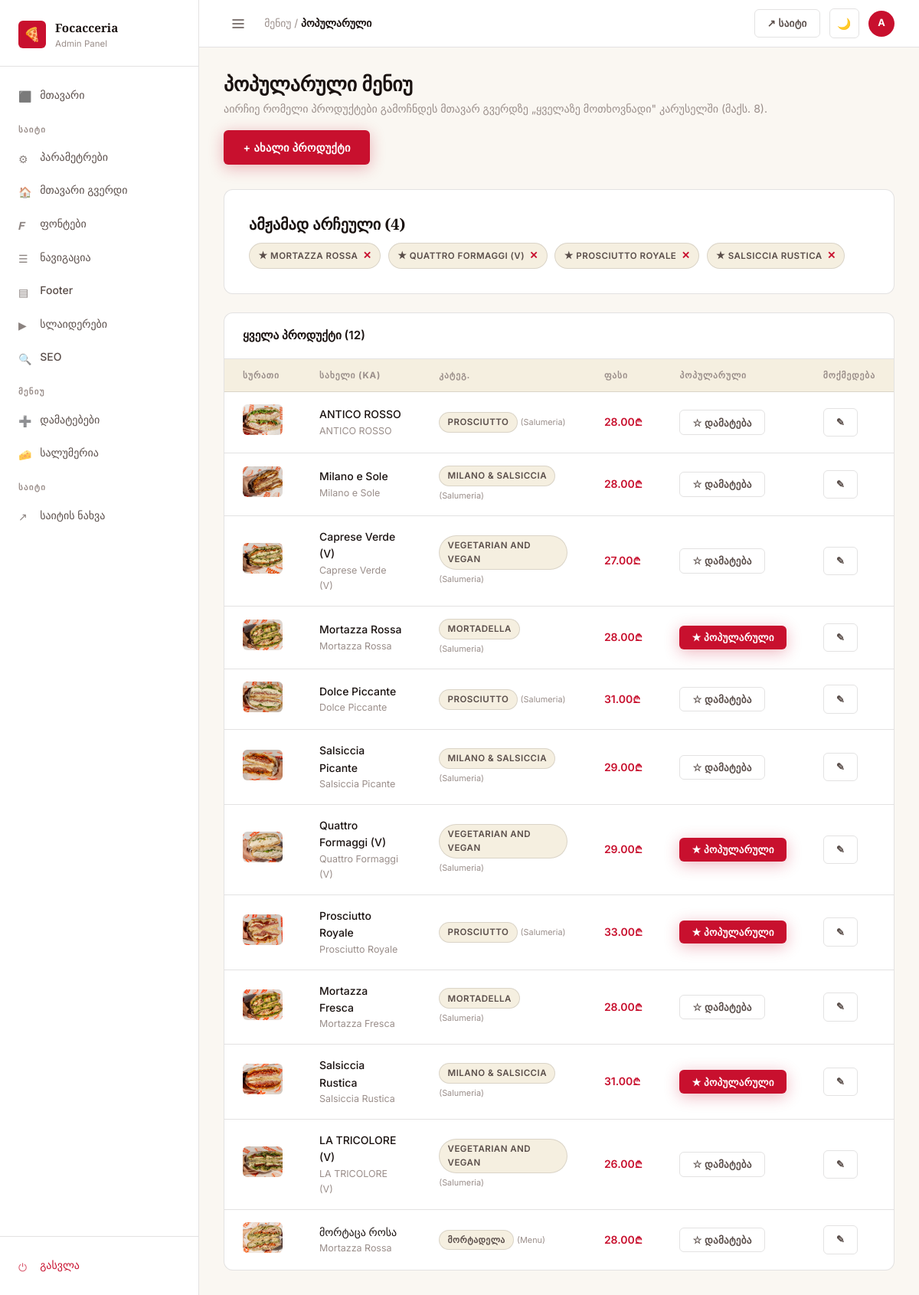
The page /dashboard/menu/popular/ (signed in) on the database its author committed.
### menu/models.py (models this page shows, shortened)
class MenuItem(models.Model):
    UNIT_CHOICES = [
        ('', 'ერთეული'),
        ('100g', '100 გრ'),
        ('portion', 'პორცია'),
    ]
    category = models.ForeignKey(MenuCategory, on_delete=models.CASCADE, related_name='items')
    name_ka = models.CharField(max_length=200)
    name_en = models.CharField(max_length=200)
    description_ka = models.TextField(blank=True)
    description_en = models.TextField(blank=True)
    price = models.DecimalField(max_digits=8, decimal_places=2)
    price_unit = models.CharField(max_length=20, choices=UNIT_CHOICES, blank=True)
    image = models.ImageField(upload_to='menu/', blank=True, null=True)
    order = models.PositiveIntegerField(default=0)
    is_available = models.BooleanField(default=True)
    is_featured = models.BooleanField(default=False)
    tags = models.CharField(max_length=200, blank=True, help_text='Comma-separated tags: vegan, vegetarian, spicy, new')
    badge_ka = models.CharField(max_length=50, blank=True, help_text='e.g. ახალი, ყველაზე პოპ.')
    badge_en = models.CharField(max_length=50, blank=True, help_text='e.g. New, Most Popular')
    class Meta:
        ordering = ['order']

class MenuCategory(models.Model):
    PAGE_CHOICES = [
        ('menu', 'Menu'),
        ('salumeria', 'Salumeria'),
    ]
    name_ka = models.CharField(max_length=100)
    name_en = models.CharField(max_length=100)
    slug = models.SlugField(unique=True)
    description_ka = models.TextField(blank=True)
    description_en = models.TextField(blank=True)
    page = models.CharField(max_length=20, choices=PAGE_CHOICES, default='menu')
    order = models.PositiveIntegerField(default=0)
    is_active = models.BooleanField(default=True)
    class Meta:
        ordering = ['order']
        verbose_name_plural = 'Menu Categories'

### dashboard/views.py (the view)
# urls.py: path('menu/popular/', views.popular_menu, name='popular_menu'),
@login_required
def popular_menu(request):
    categories = MenuCategory.objects.all()
    items = MenuItem.objects.select_related('category').all()
    featured_items = MenuItem.objects.filter(is_featured=True).select_related('category')
    return render(request, 'dashboard/popular_menu.html', {
        'categories': categories,
        'items': items,
        'featured_items': featured_items,
        'featured_count': featured_items.count(),
    })

### core/models.py (called while the page is built)
    @classmethod
    def get_settings(cls):
        obj, _ = cls.objects.get_or_create(pk=1)
        return obj

    @classmethod
    def get_settings(cls):
        obj, _ = cls.objects.get_or_create(pk=1)
        return obj

### templates/dashboard/popular_menu.html (shortened to what this page needs)
{% extends 'dashboard/base.html' %}
{% block breadcrumb %}მენიუ / <strong>პოპულარული</strong>{% endblock %}
{% block content %}
<div class="page-header">
  <div>
    <h1 class="page-title">პოპულარული მენიუ</h1>
    <p class="page-subtitle">აირჩიე რომელი პროდუქტები გამოჩნდეს მთავარ გვერდზე „ყველაზე მოთხოვნადი" კარუსელში (მაქს. 8).</p>
  </div>
  <a href="{% url 'item_add' %}" class="btn btn-primary">+ ახალი პროდუქტი</a>
</div>
<div class="form-card" style="margin-bottom:1.5rem;">
  <h4 style="margin-bottom:.75rem;font-family:var(--font-serif);">ამჟამად არჩეული ({{ featured_count }})</h4>
  {% if featured_items %}
  <div style="display:flex;flex-wrap:wrap;gap:.6rem;">
    {% for item in featured_items %}
    <span class="badge badge-ghost" style="display:flex;align-items:center;gap:.4rem;padding:.4rem .7rem;">
      ★ {{ item.name_ka }}
      <form method="post" action="{% url 'popular_menu_toggle' item.pk %}" style="display:inline;">
        <button type="submit" style="background:none;border:none;cursor:pointer;color:var(--accent);font-weight:700;">✕</button>
      </form>
    </span>
    {% endfor %}
  </div>
  {% else %}
  <p style="color:var(--text-muted);">პროდუქტი არჩეული არ არის — ქვემოთ ცხრილში დააჭირე ★-ს რომ დაამატო.</p>
  {% endif %}
</div>
<div class="table-card">
  <div class="table-card-header">
    <span class="table-card-title">ყველა პროდუქტი ({{ items|length }})</span>
  </div>
  <table class="data-table">
    <thead>
      <tr>
        <th>სურათი</th>
        <th>სახელი (KA)</th>
        <th>კატეგ.</th>
        <th>ფასი</th>
        <th>პოპულარული</th>
        <th>მოქმედება</th>
      </tr>
    </thead>
    <tbody>
      {% for item in items %}
      <tr>
        <td>
          {% if item.image %}
          <img src="{{ item.image.url }}" style="width:52px;height:40px;object-fit:cover;border-radius:var(--radius-sm);">
          {% else %}
          <div style="width:52px;height:40px;background:var(--bg-surface);border-radius:var(--radius-sm);display:flex;align-items:center;justify-content:center;font-size:1.2rem;">🥪</div>
          {% endif %}
        </td>
        <td>
          <div style="font-weight:500;">{{ item.name_ka }}</div>
          <div style="font-size:.78rem;color:var(--text-muted);">{{ item.name_en }}</div>
        </td>
        <td>
          <span class="badge badge-ghost" style="font-size:.72rem;">{{ item.category.name_ka }}</span>
          <span style="font-size:.68rem;color:var(--text-muted);">({{ item.category.get_page_display }})</span>
        </td>
        <td style="font-weight:600;color:var(--accent);">{{ item.price }}₾</td>
        <td>
          <form method="post" action="{% url 'popular_menu_toggle' item.pk %}">
            <button type="submit" class="btn btn-sm {% if item.is_featured %}btn-primary{% else %}btn-ghost{% endif %}">
              {% if item.is_featured %}★ პოპულარული{% else %}☆ დამატება{% endif %}
            </button>
          </form>
        </td>
        <td>
          <div class="td-actions">
            <a href="{% url 'item_edit' item.pk %}" class="btn btn-ghost btn-sm">✎</a>
          </div>
        </td>
      </tr>
      {% endfor %}
    </tbody>
  </table>
</div>
{% endblock %}

### templates/dashboard/base.html (shortened to what this page needs)
<!DOCTYPE html>
<html lang="ka" data-theme="light">
<head>
  {% load static %}
  <link rel="stylesheet" href="{% static 'css/brand.css' %}">
  <link rel="stylesheet" href="{% static 'css/dashboard.css' %}">
</head>
<body>
{% load static %}
<div class="db-layout">
  <aside class="db-sidebar">
    <div class="sidebar-brand">
      <div class="sidebar-brand-logo">🍕</div>
      <div class="sidebar-brand-text">
        <div class="sidebar-brand-name">Focacceria</div>
        <div class="sidebar-brand-sub">Admin Panel</div>
      </div>
    </div>
    <nav class="sidebar-nav">
      <div class="nav-section">
        <a href="{% url 'dashboard_home' %}" class="nav-link {% block nav_home %}{% endblock %}">
          <span class="icon">⬛</span> მთავარი
        </a>
      </div>
      <div class="nav-section">
        <div class="nav-section-label">საიტი</div>
        <a href="{% url 'site_settings' %}" class="nav-link {% block nav_settings %}{% endblock %}">
          <span class="icon">⚙</span> პარამეტრები
        </a>
        <a href="{% url 'homepage_settings' %}" class="nav-link {% block nav_homepage %}{% endblock %}">
          <span class="icon">🏠</span> მთავარი გვერდი
        </a>
        <a href="{% url 'font_settings' %}" class="nav-link {% block nav_fonts %}{% endblock %}">
          <span class="icon">𝑭</span> ფონტები
        </a>
        <a href="{% url 'navigation' %}" class="nav-link {% block nav_navigation %}{% endblock %}">
          <span class="icon">☰</span> ნავიგაცია
        </a>
        <a href="{% url 'footer' %}" class="nav-link {% block nav_footer %}{% endblock %}">
          <span class="icon">▤</span> Footer
        </a>
        <a href="{% url 'sliders' %}" class="nav-link {% block nav_sliders %}{% endblock %}">
          <span class="icon">▶</span> სლაიდერები
        </a>
        <a href="{% url 'seo_settings' %}" class="nav-link {% block nav_seo %}{% endblock %}">
          <span class="icon">🔍</span> SEO
        </a>
      </div>
      <div class="nav-section">
        <div class="nav-section-label">მენიუ</div>
        <a href="{% url 'addons' %}" class="nav-link {% block nav_addons %}{% endblock %}">
          <span class="icon">➕</span> დამატებები
        </a>
        <a href="{% url 'salumeria_dashboard' %}" class="nav-link {% block nav_salumeria %}{% endblock %}">
          <span class="icon">🧀</span> სალუმერია
        </a>
      </div>
      <div class="nav-section">
        <div class="nav-section-label">საიტი</div>
        <a href="/" target="_blank" class="nav-link">
          <span class="icon">↗</span> საიტის ნახვა
        </a>
      </div>
    </nav>
    <div class="sidebar-footer">
      <a href="{% url 'dashboard_logout' %}" class="nav-link" style="color:var(--accent);">
        <span class="icon">⏻</span> გასვლა
      </a>
    </div>
  </aside>
  <div class="db-main">
    <header class="db-topbar">
      <div class="topbar-left">
        <button class="btn btn-ghost btn-icon" data-sidebar-toggle style="border:none;">
          <svg width="18" height="18" viewBox="0 0 18 18" fill="none">
            <path d="M2 4h14M2 9h14M2 14h14" stroke="currentColor" stroke-width="1.5" stroke-linecap="round"/>
          </svg>
        </button>
        <div class="topbar-breadcrumb">
          {% block breadcrumb %}<strong>Dashboard</strong>{% endblock %}
        </div>
      </div>
      <div class="topbar-right">
        <a href="/" target="_blank" class="btn btn-ghost btn-sm">↗ საიტი</a>
        <button class="btn btn-ghost btn-icon" data-theme-toggle title="Toggle theme">
          <span data-theme-icon>🌙</span>
        </button>
        <div class="topbar-avatar" title="{{ request.user.username }}">
          {{ request.user.username|first|upper }}
        </div>
      </div>
    </header>
    <main class="db-content">
      {% block content %}{% endblock %}
    </main>
  </div>
</div>
</body>
</html>

### static/css/brand.css (style rules this page uses)
:root { --rosso: #C8102E; --rosso-dark: #A00C23; --rosso-light: #E8203E; --rosso-pale: #fceaed; --nero: #1A1210; --nero-soft: #2A2220; --charcoal: #3A3230; --crema: #F5EFE0; --crema-dark: #EDE4D0; --crema-light: #FAF7F2; --oro: #C4A052; --oro-dark: #A8843A; --oro-light: #D4B870; --white: #FFFFFF; --off-white: #FDF9F4; --font-serif: 'Playfair Display', 'Georgia', serif; --font-sans: 'Inter', 'Segoe UI', system-ui, sans-serif; --radius-sm: 6px; --radius-md: 12px; --radius-lg: 20px; --radius-xl: 32px; --shadow-sm: 0 1px 3px rgba(0,0,0,.08), 0 1px 2px rgba(0,0,0,.06); --shadow-md: 0 4px 16px rgba(0,0,0,.10), 0 2px 6px rgba(0,0,0,.07); --shadow-lg: 0 12px 40px rgba(0,0,0,.14), 0 4px 12px rgba(0,0,0,.08); --shadow-rosso: 0 4px 20px rgba(200,16,46,.30); --ease: cubic-bezier(.4,0,.2,1); --transition: .2s var(--ease); }
[data-theme="light"], :root { --bg: var(--crema-light); --bg-card: var(--white); --bg-surface: var(--crema); --bg-hover: var(--crema-dark); --border: rgba(26,18,16,.12); --border-strong: rgba(26,18,16,.22); --text-primary: var(--nero); --text-secondary: #5A4E4A; --text-muted: #9A8E8A; --text-inverse: var(--white); --accent: var(--rosso); --accent-hover: var(--rosso-dark); --accent-pale: var(--rosso-pale); }
*, *::before, *::after { box-sizing: border-box; margin: 0; padding: 0; }
html { font-size: 16px; scroll-behavior: smooth; -webkit-font-smoothing: antialiased; }
body { font-family: var(--font-sans); background: var(--bg); color: var(--text-primary); line-height: 1.6; transition: background var(--transition), color var(--transition); }
h1, h2, h3, h4, h5, h6 { font-family: var(--font-serif); line-height: 1.25; color: var(--text-primary); }
h1 { font-size: clamp(2rem, 5vw, 3.5rem); }
h4 { font-size: 1.25rem; }
p { color: var(--text-secondary); line-height: 1.7; }
a { color: var(--accent); text-decoration: none; transition: color var(--transition); }
.badge { display: inline-block; padding: .2rem .65rem; border-radius: 50px; font-size: .72rem; font-weight: 600; letter-spacing: .04em; text-transform: uppercase; }
.badge-ghost { background: var(--bg-surface); color: var(--text-secondary); border: 1px solid var(--border); }
.btn { display: inline-flex; align-items: center; gap: .5rem; padding: .7rem 1.6rem; border-radius: var(--radius-sm); font-family: var(--font-sans); font-size: .9rem; font-weight: 600; letter-spacing: .02em; cursor: pointer; border: none; transition: all var(--transition); white-space: nowrap; }
.btn-primary { background: var(--accent); color: #fff; box-shadow: var(--shadow-rosso); }
.btn-ghost { background: transparent; color: var(--text-secondary); border: 1.5px solid var(--border); }
.btn-sm { padding: .45rem 1rem; font-size: .82rem; }
.btn-icon { padding: .6rem; border-radius: var(--radius-sm); }

### rows shown on the page
MenuItem: name_ka "MORTAZZA ROSSA", image (picture), name_ka "Mortazza Rossa", name_en "Mortazza Rossa", category.name_ka "MORTADELLA", category.page "Salumeria", price "28.00", is_featured "★ პოპულარული"
MenuItem: name_ka "QUATTRO FORMAGGI (V)", image (picture), name_ka "Quattro Formaggi (V)", name_en "Quattro Formaggi (V)", category.name_ka "VEGETARIAN AND VEGAN", category.page "Salumeria", price "29.00", is_featured "★ პოპულარული"
MenuItem: name_ka "PROSCIUTTO ROYALE", image (picture), name_ka "Prosciutto Royale", name_en "Prosciutto Royale", category.name_ka "PROSCIUTTO", category.page "Salumeria", price "33.00", is_featured "★ პოპულარული"
MenuItem: name_ka "SALSICCIA RUSTICA", image (picture), name_ka "Salsiccia Rustica", name_en "Salsiccia Rustica", category.name_ka "MILANO & SALSICCIA", category.page "Salumeria", price "31.00", is_featured "★ პოპულარული"
MenuItem: image (picture), name_ka "ANTICO ROSSO", name_en "ANTICO ROSSO", category.name_ka "PROSCIUTTO", category.page "Salumeria", price "28.00", is_featured "☆ დამატება"
MenuItem: image (picture), name_ka "Milano e Sole", name_en "Milano e Sole", category.name_ka "MILANO & SALSICCIA", category.page "Salumeria", price "28.00", is_featured "☆ დამატება"
MenuItem: image (picture), name_ka "Caprese Verde (V)", name_en "Caprese Verde (V)", category.name_ka "VEGETARIAN AND VEGAN", category.page "Salumeria", price "27.00", is_featured "☆ დამატება"
MenuItem: image (picture), name_ka "Dolce Piccante", name_en "Dolce Piccante", category.name_ka "PROSCIUTTO", category.page "Salumeria", price "31.00", is_featured "☆ დამატება"
MenuItem: image (picture), name_ka "Salsiccia Picante", name_en "Salsiccia Picante", category.name_ka "MILANO & SALSICCIA", category.page "Salumeria", price "29.00", is_featured "☆ დამატება"
MenuItem: image (picture), name_ka "Mortazza Fresca", name_en "Mortazza Fresca", category.name_ka "MORTADELLA", category.page "Salumeria", price "28.00", is_featured "☆ დამატება"
MenuItem: image (picture), name_ka "LA TRICOLORE (V)", name_en "LA TRICOLORE (V)", category.name_ka "VEGETARIAN AND VEGAN", category.page "Salumeria", price "26.00", is_featured "☆ დამატება"
MenuItem: image (picture), name_ka "მორტაცა როსა", name_en "Mortazza Rossa", category.name_ka "ᲛᲝᲠᲢᲐᲓᲔᲚᲐ", category.page "Menu", price "28.00", is_featured "☆ დამატება"

### other values the page prints
{{ request.user.username|first|upper }} "A"
{{ featured_count }} "4"
{{ items|length }} "12"
